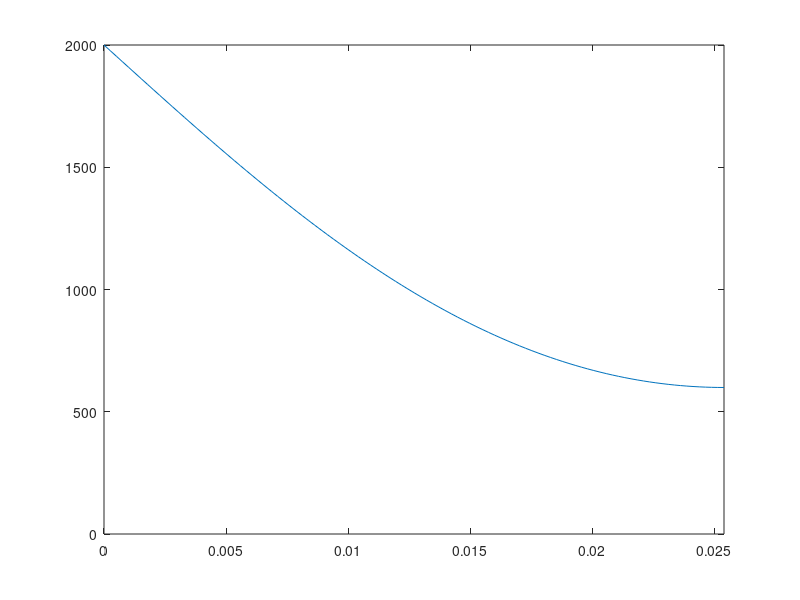

Write MATLAB code to recreate this figure. (Note: this script raises an error after producing the figure.)
clear
clc

% Set needed parameters
thickness = 1/39.3701; % inches to meters
ro = 140; % density
k = 0.048;
r=5;
ipts=101;           %:number of points in x direction %do again from 201
tsteps=1400;
c = 628;              %::wave speed (m/s)
dx = thickness/(ipts-1);          %::spacing (m)
diffusivity = k/(c*ro);     %::thermal divisivity
ao = 2000;          %:leftside Dirichlet boundary setting
t = 0; %:start time
initial_temp = 300;

%this is my stuff
counter = 0;
x_LIFE = [];
u_LIFE = [];

% Set grid locations
for i=1:ipts
    x(i) = single(i-1)*dx;
end

% Calc time step
dt = r*dx.^2/diffusivity;  %::time step	(s)

% Initialize BCs
u = initial_temp*ones(ipts,1);
u(1) = ao	;	%:apply Dirichlet bc on left side

% Plot solution and pause
plot(x,u);
xlim([0,ipts])
ylim([0,1.2])
drawnow limitrate%pause(.1)

%Find the A matrix variables
a=-r;b=-r;
d=1+2*r;
%Calculate the A matrix
A = a*diag(ones((ipts-1),1),1) + d*diag(ones((ipts),1),0) + b*diag(ones((ipts-1),1),-1);

%set up the nueman boundary conditions:
A(1,2) = 0; % b0 = 0;
A(1,1) = 1; %d0 = +1;

%set up your nuemann boundary conditions:
A(ipts,ipts-1) = A(ipts-1, ipts-1) + 4*b;
A(ipts, ipts) = A(ipts-1, ipts)-3*b;

% START MAIN LOOP IN TIME "n"
for n=1:tsteps
    t = t + dt;  %::increment time

    unew=A\u; %solve for the new unkown
    unew(1) = ao;	%:apply Dirichlet bc on left side

    if unew(ipts) >= 600
        %linearly interpolate to get exactly 600
        fprintf("Last time is %.5f seconds and the earlier time step is %.5f seconds \n",t,(t-dt))
        fprintf("Last temp is %.5f K and the earlier temp step is %.5f K\n",unew(ipts),u(ipts))
        % Calculate the slope of temperature vs. time
        slope = (unew(ipts) - u(ipts)) / dt;

        % Interpolate to find the exact time when temperature hits 600 K
        time_at_600 = (t - dt) + (600 - u(ipts)) / slope;
        % Display the interpolated time
        fprintf("Interpolated time at 600 K is %.5f seconds\n", time_at_600)
        plotTemperatureProfiles(x_100, u_100, x_200, u_200, x_300, u_300, x_500, u_500, x_700, u_700)
        error('DONE')
    end
    u=unew;
    %Plot solution and pause
    plot(x,u);
    xlim([0,thickness])
    ylim([0,2000])
    %pause(0.5)
    drawnow limitrate
    counter = counter +1;
    if counter == 50
        x_100 = x;
        u_100 = u;
    end
    if counter == 100
        x_200 = x;
        u_200 = u;
    end
    if counter == 150
        x_300 = x;
        u_300 = u;
    end
    if counter == 200
        x_500 = x;
        u_500 = u;
    end
    if counter == 250
        x_700 = x;
        u_700 = u;
    end
end


function plotTemperatureProfiles(x_100, u_100, x_200, u_200, x_300, u_300, x_500, u_500, x_700, u_700)
% Function to plot temperature profiles at specific time steps

figure;
hold on;

% Plot each profile with a label
plot(x_100, u_100, 'DisplayName', 'Time Step 50', 'LineWidth', 1.5);
plot(x_200, u_200, 'DisplayName', 'Time Step 100', 'LineWidth', 1.5);
plot(x_300, u_300, 'DisplayName', 'Time Step 150', 'LineWidth', 1.5);
plot(x_500, u_500, 'DisplayName', 'Time Step 200', 'LineWidth', 1.5);
plot(x_700, u_700, 'DisplayName', 'Time Step 250', 'LineWidth', 1.5);

% Formatting the plot
xlabel('Position (x)');
ylabel('Temperature (u)');
title('Temperature Distribution at Different Time Steps');
legend('show');
xlim([0, max([x_100, x_200, x_300, x_500, x_700])]);
ylim([0, 2000]);
grid on;
hold off;
end
